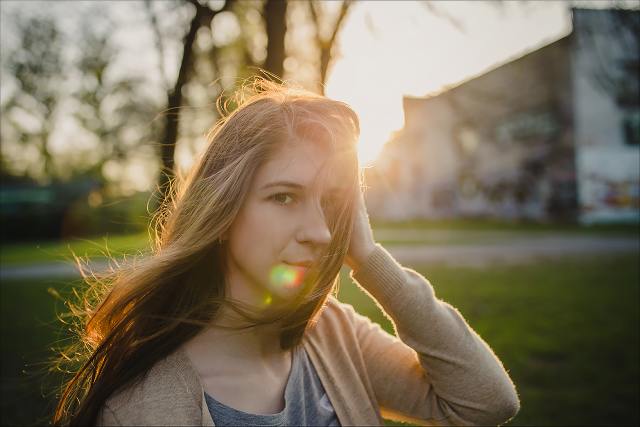
#> input picture Images_for_run/glare.jpg, 1280 x 853 px (shown at 1/2 size)
$ python -i GeometricDistortions.py   (imports and definitions only)
#> lines starting #> are read from the running program, lines starting #| are printed output that depends on the picture
import cv2
import numpy as np
import matplotlib.pyplot as plt
import argparse

# [68 lines left out: functions radial_distortion_coefficients, distortion_score_from_dist_coeffs, not called in this run]

def estimate_edge_based_distortion(image_path, num_samples=2000, show=False):

#> called with image_path = 'Images_for_run/glare.jpg', num_samples = 2000, show = False
    img = cv2.imread(image_path)
#> img is the input picture: shape (853, 1280, 3); mean B, G, R 88.8, 113.1, 125.4
    if img is None:
        raise FileNotFoundError(f"{image_path} не найден")
    gray = cv2.cvtColor(img, cv2.COLOR_BGR2GRAY)
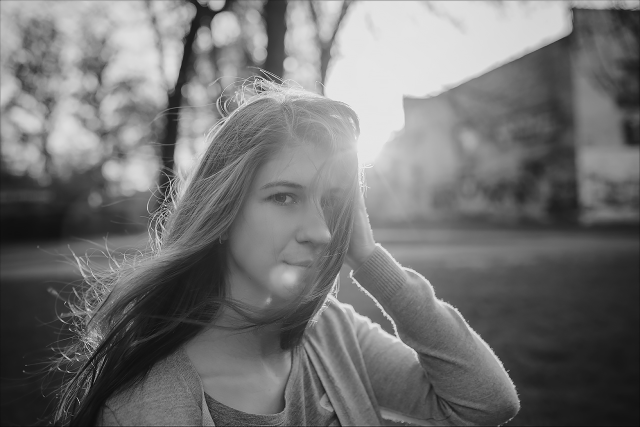
#> gray: shape (853, 1280) (shown at 1/2 size); min 0, max 255, mean 114
    edges = cv2.Canny(gray, 50, 150, apertureSize=3)
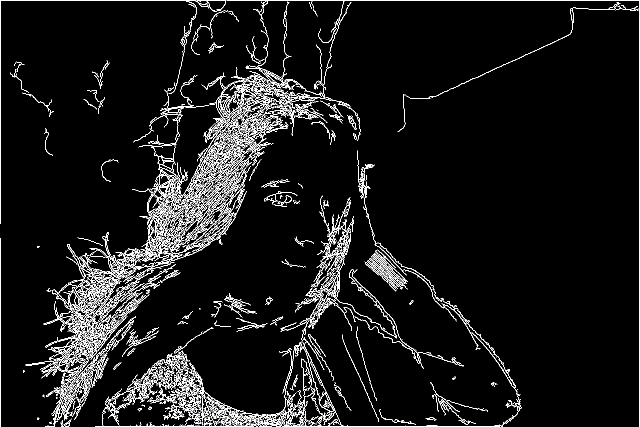
#> edges: shape (853, 1280) (shown at 1/2 size); 5.8% white in thin lines or dots

    lines = cv2.HoughLinesP(edges, 1, np.pi/180, threshold=80,
                            minLineLength=50, maxLineGap=10)
#> lines = 596 rows, first 6: [1, 0, 1279, 0], [0, 852, 0, 476], [1279, 852, 1279, 1], [191, 852, 1004, 852], [289, 533, 403, 419], [442, 334, 588, 188]
    if lines is None:
        raise RuntimeError("Не удалось обнаружить достаточное число прямых.")

    deviations = []
    for x1, y1, x2, y2 in lines.reshape(-1, 4):
        # коэффициенты прямой ax + by + c = 0
        a = y2 - y1
        b = x1 - x2
        c = x2*y1 - x1*y2
        # длина
        length = np.hypot(a, b)
        if length == 0:
            continue
        # выбираем точки по отрезку
        xs = np.linspace(x1, x2, num=20)
        ys = np.linspace(y1, y2, num=20)
        # расстояние точки до прямой
        dist = np.abs(a*xs + b*ys + c) / length
        deviations.append(dist.mean())
#> this loop made 596 passes
#> (x1, y1, x2, y2, a, b, c, length) on passes 1 to 3: (1, 0, 1279, 0, 0, -1278, 0, 1278), (0, 852, 0, 476, -376, 0, 0, 376), (1279, 852, 1279, 1, -851, 0, 1088429, 851)
#> after the loop, deviations = 596 values, max 7.13e-14 at index 166, min 0 at index 0, mean 7.84e-15

    score = np.mean(deviations)
#> score = 7.84e-15
    if show:
        vis = cv2.cvtColor(edges, cv2.COLOR_GRAY2BGR)
        for x1, y1, x2, y2 in lines.reshape(-1, 4):
            cv2.line(vis, (x1, y1), (x2, y2), (0,255,0), 1)
        plt.figure(figsize=(5,5))
        plt.imshow(vis)
        plt.title(f"Edge distortion score: {score:.2f}")
        plt.axis('off')
        plt.show()
    print(f"Edge distortion score: {score:.2f}")
#| Edge distortion score: 0.00
    return score

# [30 lines not run here, left out]

>>> result = estimate_edge_based_distortion('Images_for_run/glare.jpg')
#> result = 7.84e-15

$ run again, on Images_for_run/test.png
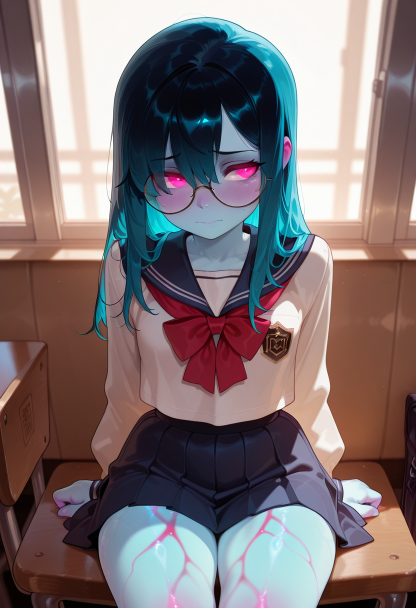
#> input picture Images_for_run/test.png, 832 x 1216 px (shown at 1/2 size)
#> in estimate_edge_based_distortion, img is the input picture: shape (1216, 832, 3); mean B, G, R 116, 114.4, 127.2
#> in estimate_edge_based_distortion, `gray = cv2.cvtColor(img, cv2.COLOR_BGR2GRAY)`:
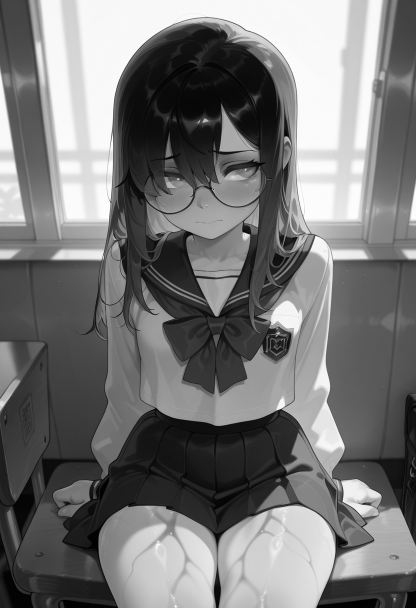
#> gray: shape (1216, 832) (shown at 1/2 size); min 0, max 255, mean 118.4
#> in estimate_edge_based_distortion, `edges = cv2.Canny(gray, 50, 150, apertureSize=3)`:
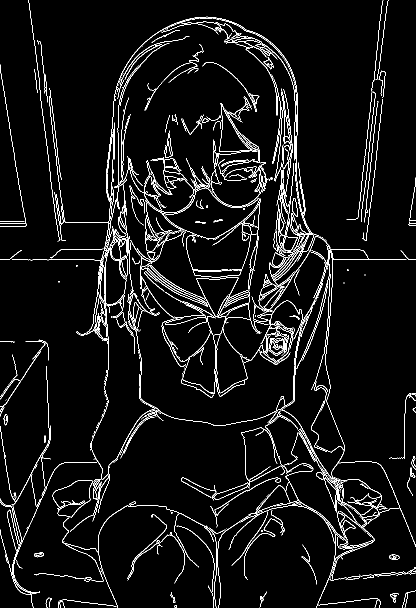
#> edges: shape (1216, 832) (shown at 1/2 size); 4.9% white in thin lines or dots
#> lines = 177 rows, first 6: [24, 519, 189, 519], [729, 444, 754, 209], [746, 372, 770, 144], [0, 132, 41, 391], [757, 142, 774, 9], [79, 172, 113, 449]
#> the loop in estimate_edge_based_distortion, `for x1, y1, x2, y2 in lines.reshape(-1, 4):` made 177 passes
#> (x1, y1, x2, y2, a, b, c, length) on passes 1 to 3: (24, 519, 189, 519, 0, -165, 85635, 165), (729, 444, 754, 209, -235, -25, 182415, 236.3), (746, 372, 770, 144, -228, -24, 179016, 229.3)
#> after the loop in estimate_edge_based_distortion, `for x1, y1, x2, y2 in lines.reshape(-1, 4):`: deviations = 177 values, max 5.51e-14 at index 157, min 0 at index 0, mean 1.4e-14
#> score = 1.4e-14
#| Edge distortion score: 0.00

$ run again, on Images_for_run/test1.png
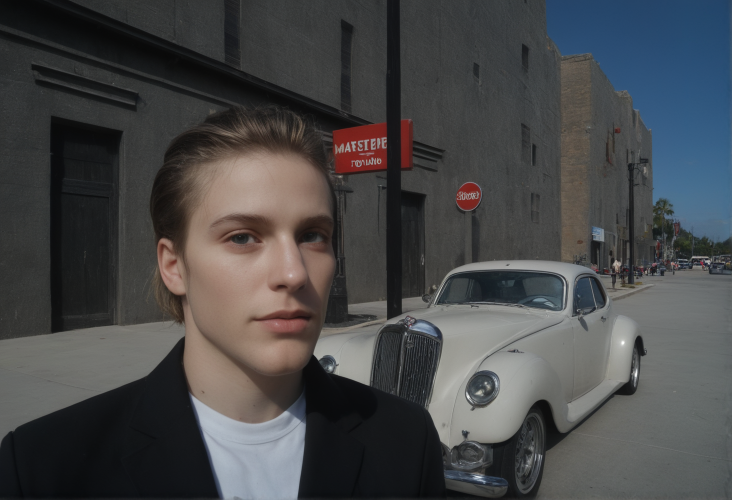
#> input picture Images_for_run/test1.png, 1464 x 1000 px (shown at 1/2 size)
#> in estimate_edge_based_distortion, img is the input picture: shape (1000, 1464, 3); mean B, G, R 73.2, 72, 71.4
#> in estimate_edge_based_distortion, `gray = cv2.cvtColor(img, cv2.COLOR_BGR2GRAY)`:
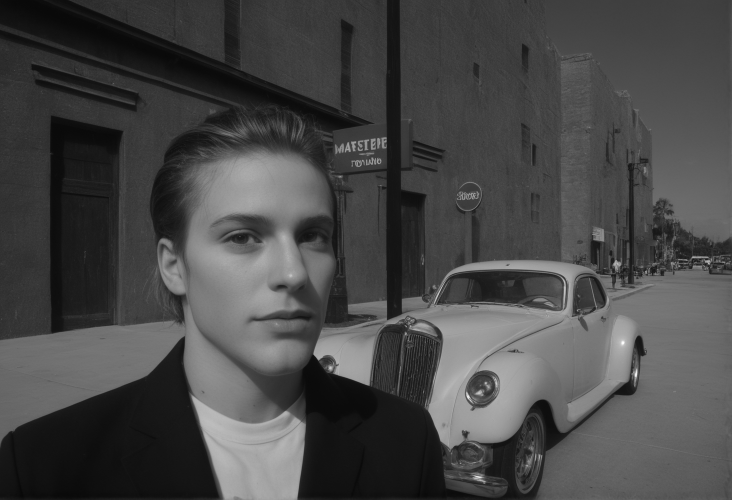
#> gray: shape (1000, 1464) (shown at 1/2 size); min 7, max 255, mean 72
#> in estimate_edge_based_distortion, `edges = cv2.Canny(gray, 50, 150, apertureSize=3)`:
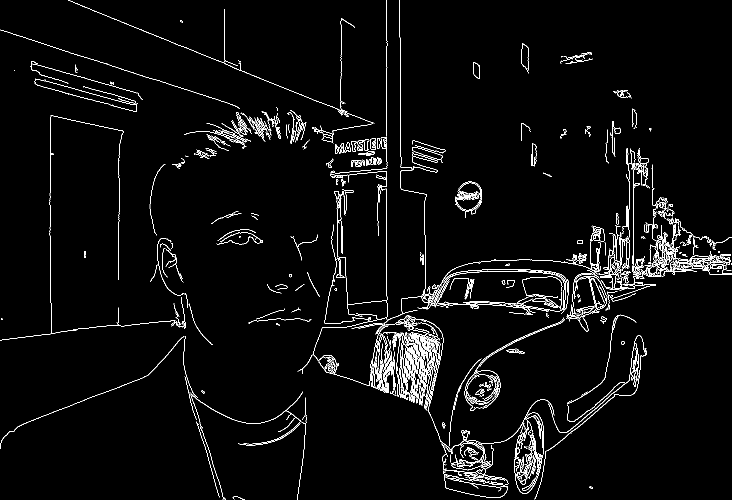
#> edges: shape (1000, 1464) (shown at 1/2 size); 3.1% white in thin lines or dots
#> lines = 292 rows, first 6: [0, 59, 309, 159], [148, 5, 712, 233], [773, 400, 773, 237], [100, 581, 100, 355], [772, 540, 772, 458], [63, 125, 277, 187]
#> the loop in estimate_edge_based_distortion, `for x1, y1, x2, y2 in lines.reshape(-1, 4):` made 292 passes
#> (x1, y1, x2, y2, a, b, c, length) on passes 1 to 3: (0, 59, 309, 159, 100, -309, 18231, 324.8), (148, 5, 712, 233, 228, -564, -30924, 608.3), (773, 400, 773, 237, -163, 0, 125999, 163)
#> after the loop in estimate_edge_based_distortion, `for x1, y1, x2, y2 in lines.reshape(-1, 4):`: deviations = 292 values, max 7.78e-14 at index 265, min 0 at index 2, mean 1.09e-14
#> score = 1.09e-14
#| Edge distortion score: 0.00
